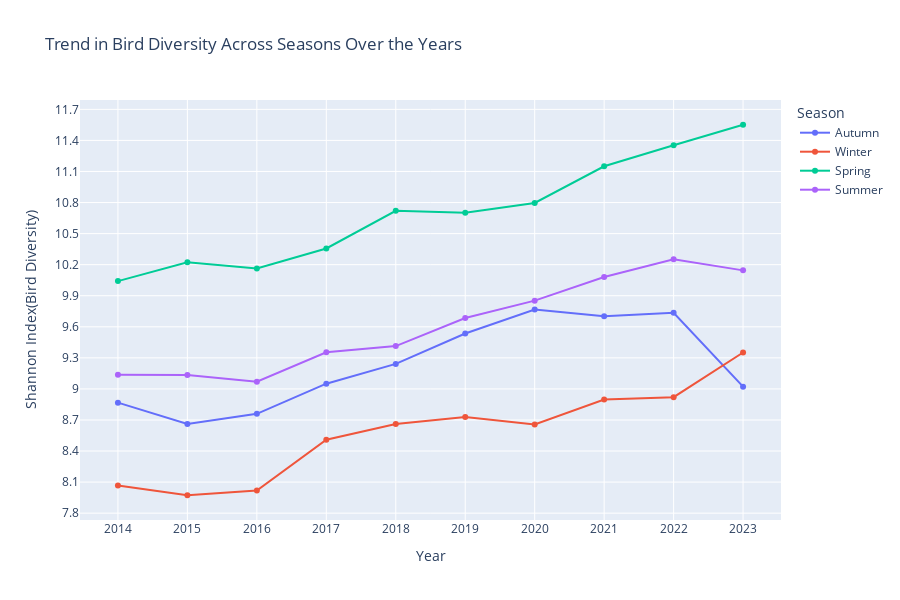

Notebook code for this chart:
### Code cell
fig = px.line(viz_df.sort_values(by="OBSERVATION YEAR"), x='OBSERVATION YEAR', y='shannon_index', color='Season',
             title='Trend in Bird Diversity Across Seasons Over the Years',
             labels={'OBSERVATION YEAR': 'Year', 'shannon_index': 'Shannon Index(Bird Diversity)'},markers=True, height = 600)
fig.update_layout(xaxis=dict(tickmode='linear', dtick=1))
fig.update_layout(yaxis=dict(tickmode='linear', dtick=0.3))
fig.show()

### Figure 1 — Plotly figure (JSON) as saved in the notebook; plotly's stock layout.template omitted (floating-point values rounded to 4 significant figures)
{"data": [{"hovertemplate": "Season=Autumn<br>Year=%{x}<br>Shannon Index(Bird Diversity)=%{y}<extra></extra>", "legendgroup": "Autumn", "line": {"color": "#636efa", "dash": "solid"}, "marker": {"symbol": "circle"}, "mode": "markers+lines", "name": "Autumn", "orientation": "v", "showlegend": true, "type": "scatter", "x": [2014, 2015, 2016, 2017, 2018, 2019, 2020, 2021, 2022, 2023], "xaxis": "x", "y": [8.867, 8.662, 8.759, 9.05, 9.242, 9.535, 9.767, 9.701, 9.734, 9.022], "yaxis": "y"}, {"hovertemplate": "Season=Winter<br>Year=%{x}<br>Shannon Index(Bird Diversity)=%{y}<extra></extra>", "legendgroup": "Winter", "line": {"color": "#EF553B", "dash": "solid"}, "marker": {"symbol": "circle"}, "mode": "markers+lines", "name": "Winter", "orientation": "v", "showlegend": true, "type": "scatter", "x": [2014, 2015, 2016, 2017, 2018, 2019, 2020, 2021, 2022, 2023], "xaxis": "x", "y": [8.067, 7.973, 8.019, 8.51, 8.66, 8.729, 8.657, 8.897, 8.92, 9.352], "yaxis": "y"}, {"hovertemplate": "Season=Spring<br>Year=%{x}<br>Shannon Index(Bird Diversity)=%{y}<extra></extra>", "legendgroup": "Spring", "line": {"color": "#00cc96", "dash": "solid"}, "marker": {"symbol": "circle"}, "mode": "markers+lines", "name": "Spring", "orientation": "v", "showlegend": true, "type": "scatter", "x": [2014, 2015, 2016, 2017, 2018, 2019, 2020, 2021, 2022, 2023], "xaxis": "x", "y": [10.04, 10.22, 10.16, 10.36, 10.72, 10.7, 10.8, 11.15, 11.35, 11.55], "yaxis": "y"}, {"hovertemplate": "Season=Summer<br>Year=%{x}<br>Shannon Index(Bird Diversity)=%{y}<extra></extra>", "legendgroup": "Summer", "line": {"color": "#ab63fa", "dash": "solid"}, "marker": {"symbol": "circle"}, "mode": "markers+lines", "name": "Summer", "orientation": "v", "showlegend": true, "type": "scatter", "x": [2014, 2015, 2016, 2017, 2018, 2019, 2020, 2021, 2022, 2023], "xaxis": "x", "y": [9.137, 9.135, 9.069, 9.353, 9.413, 9.685, 9.853, 10.08, 10.25, 10.14], "yaxis": "y"}], "layout": {"height": 600, "legend": {"title": {"text": "Season"}, "tracegroupgap": 0}, "title": {"text": "Trend in Bird Diversity Across Seasons Over the Years"}, "xaxis": {"anchor": "y", "domain": [0, 1], "dtick": 1, "range": [2013.0, 2024.0], "tickmode": "linear", "title": {"text": "Year"}}, "yaxis": {"anchor": "x", "domain": [0, 1], "dtick": 0.3, "range": [7.734, 11.79], "tickmode": "linear", "title": {"text": "Shannon Index(Bird Diversity)"}}}}
